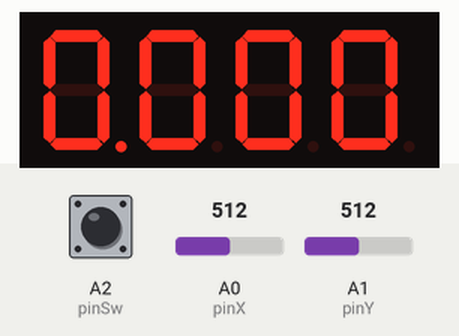
A sketch run on a simulated Arduino Uno, built with avr-gcc and run on an emulated ATmega328P. On the bench: 4-digit seven-segment display. Wiring (inferred from the names in the program): 4-digit 7-segment display, segments lit when HIGH: segments pin 12, pin 8, pin 5, pin 3, pin 2, pin 11, pin 6, pin 4; digit selects pin 7, pin 9, pin 10, pin 13. The inputs (shaded band) are chosen by the test bench; at power-on: A2 (pinSw) HIGH, A0 (pinX) = 512, A1 (pinY) = 512. The segment pins are drawn as the display they are named for.

Above: at 1.2 s.
1.3 s: A2 (pinSw) pulled LOW for 0.15 s
2.9 s: A0 (pinX) set to 610
At 4.3 s:
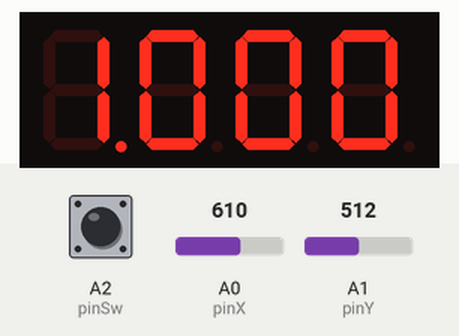
Timing chart, 0 to 5.9 s (numbered marks = the images above; inputs shaded):
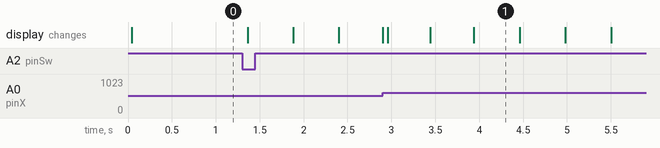

The sketch:

4-7SegmDispJoystick.ino
```cpp
const int pinA = 12;
const int pinB = 8;
const int pinC = 5;
const int pinD = 3;
const int pinE = 2;
const int pinF = 11;
const int pinG = 6;
const int pinDP = 4;
const int pinD1 = 7;
const int pinD2 = 9;
const int pinD3 = 10;
const int pinD4 = 13;

const int pinX = A0;
const int pinY = A1;
const int pinSw = A2;

const int segSize = 8;
const int noOfDisplays = 4;
const int noOfDigits = 10;

int dpState = LOW;
int dpPlace = 0;
int dpRealPlace = 0;
int selection = 0;
int digit1 = 0;
int digit2 = 0;
int digit3 = 0;
int digit4 = 0;

int valueSw = 0;
int lastSwValue = 0;
int valueX = 0;
int valueY = 0;

bool joyMoved = false;
int minThreshold = 400; // min Value of the default joystick state
int maxThreshold = 600; // max Value of the default joystick state

unsigned long currentMillis = 0;
unsigned long anteriorMillis = 0;
const long period = 500;

// segments array, similar to before
int segments[segSize] = {
  pinA, pinB, pinC, pinD, pinE, pinF, pinG, pinDP
};

// digits array, to switch between them easily

int digits[noOfDisplays] = {
  pinD1, pinD2, pinD3, pinD4
 };

int digitNumbers[noOfDisplays] = {
  digit1, digit2, digit3, digit4
};

byte digitMatrix[noOfDigits][segSize - 1] = {
// a  b  c  d  e  f  g
  {1, 1, 1, 1, 1, 1, 0}, // 0
  {0, 1, 1, 0, 0, 0, 0}, // 1
  {1, 1, 0, 1, 1, 0, 1}, // 2
  {1, 1, 1, 1, 0, 0, 1}, // 3
  {0, 1, 1, 0, 0, 1, 1}, // 4
  {1, 0, 1, 1, 0, 1, 1}, // 5
  {1, 0, 1, 1, 1, 1, 1}, // 6
  {1, 1, 1, 0, 0, 0, 0}, // 7
  {1, 1, 1, 1, 1, 1, 1}, // 8
  {1, 1, 1, 1, 0, 1, 1}  // 9
};

void displayNumber(byte digit, byte decimalPoint)
{
  for (int i = 0; i < segSize - 1; i++)
  {
   digitalWrite(segments[i], digitMatrix[digit][i]);
  }

  // write the decimalPoint to DP pin
  digitalWrite(segments[segSize - 1], decimalPoint);
}

// activate the display no. received as param
void showDigit(int num)
{
  for (int i = 0; i < noOfDisplays; i++)
  {
   digitalWrite(digits[i], HIGH);
  }

  digitalWrite(digits[num], LOW);
}

void setup() {
  for (int i = 0; i < segSize ; i++)
  {
   pinMode(segments[i], OUTPUT);
  }

  for (int i = 0; i < noOfDisplays; i++)
  {
   pinMode(digits[i], OUTPUT);
  }

  pinMode(pinSw, INPUT_PULLUP);

  for (int i = 0; i < noOfDisplays; i++)
    {
      showDigit(i);
      if (i == dpPlace)
        dpState = HIGH;
      else
        dpState = LOW;
      displayNumber(digitNumbers[i], dpState);
      delay(5);
    }
}

void loop()
{
  for (int i = 0; i < noOfDisplays; i++)
    {
      showDigit(i);
      if (i == dpPlace)
        dpState = HIGH;
      else
        dpState = LOW;
      displayNumber(digitNumbers[i], dpState);
      delay(5);
    }

  valueX = analogRead(pinX);
  valueY = analogRead(pinY);

  if (valueY < minThreshold && joyMoved == false && selection == 0)
    {
      if (dpPlace < 3)
        {
          dpPlace++;
          dpRealPlace++;
        }
      else
        {
          dpPlace = 0;
          dpRealPlace = 0;
        }
      joyMoved = true;
    }
  if (valueY > maxThreshold && joyMoved == false && selection == 0)
    {
      if (dpPlace > 0)
        {
          dpPlace--;
          dpRealPlace--;
        }
      else
        {
          dpPlace = 3;
          dpRealPlace = 3;
        }
      joyMoved = true;
    }
  if (valueY >= minThreshold && valueY <= maxThreshold && selection == 0)
        joyMoved = false;

  if(valueX < minThreshold && joyMoved == false && selection == 1)
    {
      if(digitNumbers[dpRealPlace] > 0)
          digitNumbers[dpRealPlace]--;
      else
          digitNumbers[dpRealPlace] = 9;
      joyMoved = true;
    }
  if(valueX > maxThreshold && joyMoved == false && selection == 1)
    {
      if(digitNumbers[dpRealPlace] < 9)
          digitNumbers[dpRealPlace]++;
      else
          digitNumbers[dpRealPlace] = 0;
      joyMoved = true;
    }
  if(valueX >= minThreshold && valueX <= maxThreshold && selection == 1)
    {
      joyMoved = false;
    }

 //DP
  valueSw = digitalRead(pinSw);
  if(valueSw != lastSwValue && valueSw == LOW)
    {
      selection = !selection;
      dpPlace = dpRealPlace;
    }
  lastSwValue = valueSw;

  currentMillis = millis();

  if(currentMillis - anteriorMillis >= period && selection == 1)
    {
      anteriorMillis = currentMillis;
      if (dpPlace < 4)
          dpPlace = 4;
      else
          dpPlace = dpRealPlace;
    }

  delay(1);
}
```

Measured:
- after the input at 2.9 s, the display: first differs from a run without the input after 0.06 s (image 1)
